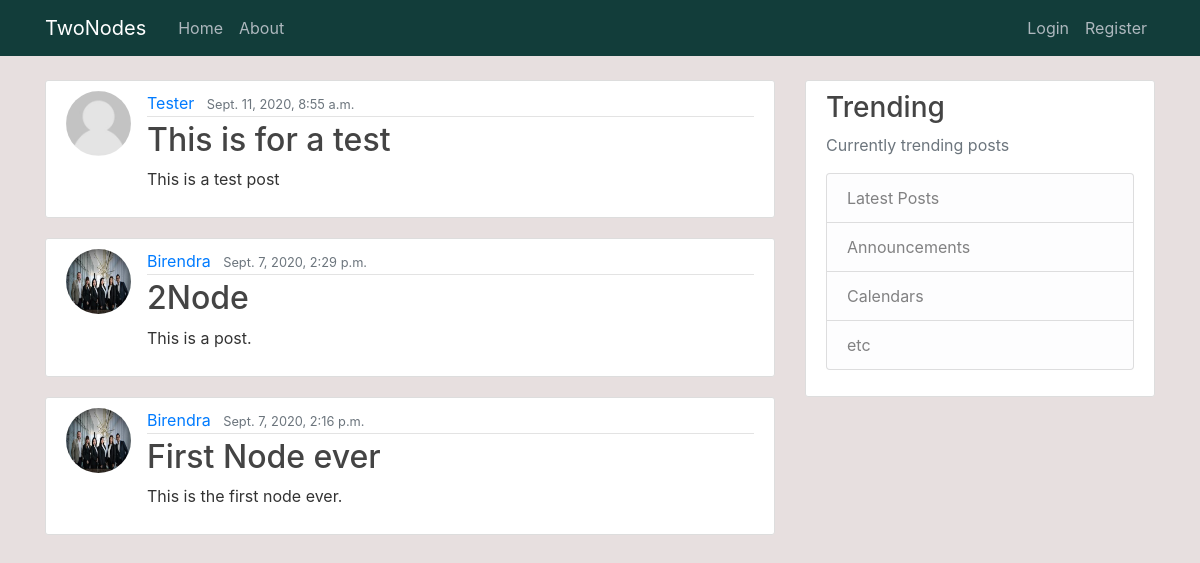
Before: / with the older database file.
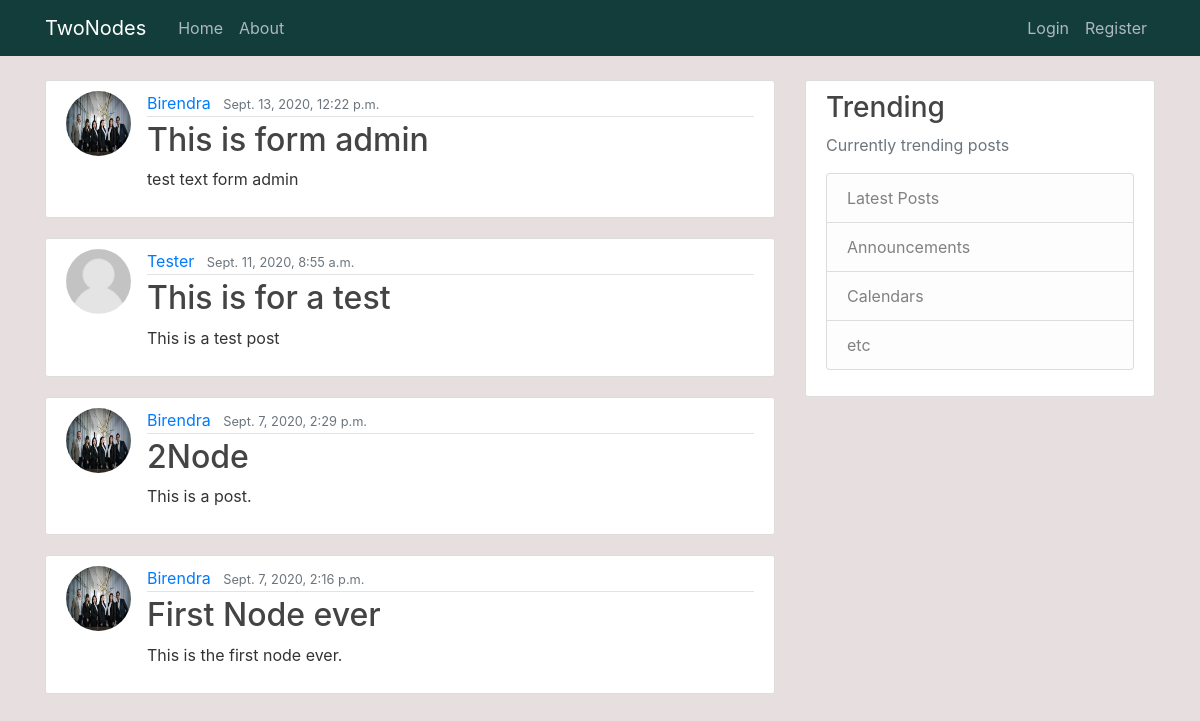
After: the same page with the newer database file.
### blog/models.py (models this page shows, shortened)
class Post(models.Model):
    title = models.CharField(max_length=100)
    content = models.TextField()
    dateposted = models.DateTimeField(default=timezone.now)
    author = models.ForeignKey(User, on_delete= models.CASCADE)

### users/models.py (models this page shows, shortened)
class Profile(models.Model):
    user = models.OneToOneField(User, on_delete=models.CASCADE)
    image = models.ImageField(default='default.jpg', upload_to='profile_pics')

### blog/views.py (the view)
# urls.py: path('', PostListView.as_view(), name = 'blog-home'),
class PostListView(ListView):
    model = Post
    template_name = 'blog/home.html'
    context_object_name = 'posts'
    ordering = ['-dateposted']

### blog/templates/blog/home.html
{% extends "blog/base.html" %}
{% block content %}
    {% for post in posts %}
        <article class="media content-section">
            <img class="rounded-circle article-img" src="{{ post.author.profile.image.url}}" alt="Profiel Picture">
            <div class="media-body">
            <div class="article-metadata">
                <a class="mr-2" href="#">{{ post.author }}</a>
                <small class="text-muted">{{ post.dateposted }}</small>
            </div>
            <h2><a class="article-title" href="{% url 'post-detail' post.id %}">{{ post.title }}</a></h2>
            <p class="article-content">{{ post.content }}</p>
            </div>
        </article>
    {% endfor %}
{% endblock content %}

### blog/templates/blog/base.html (shortened to what this page needs)
{% load static %}
<!DOCTYPE html>
<html lang="en">
<head>
    <link rel="stylesheet" href="https://stackpath.bootstrapcdn.com/bootstrap/4.5.2/css/bootstrap.min.css">
    <link rel="stylesheet" type="text/css" href="{% static 'blog/main.css' %}">
</head>
<body>
    <header class="site-header">
        <nav class="navbar navbar-expand-md navbar-dark bg-steel fixed-top">
        <div class="container">
            <a class="navbar-brand mr-4" href="{% url 'blog-home' %}">TwoNodes</a>
            <div class="collapse navbar-collapse" id="navbarToggle">
            <div class="navbar-nav mr-auto">
                <a class="nav-item nav-link" href="{% url 'blog-home' %}">Home</a>
                <a class="nav-item nav-link" href="{% url 'blog-about' %}">About</a>
            </div>
            <div class="navbar-nav">
                {% if user.is_authenticated %}
                    <a class="nav-item nav-link" href="{% url 'logout' %}">Logout</a>
                    <a class="nav-item nav-link" href="{% url 'profile' %}">Profile</a>
                {% else %}
                    <a class="nav-item nav-link" href="{% url 'login' %}">Login</a>
                    <a class="nav-item nav-link" href="{% url 'register' %}">Register</a>
                {% endif %}
            </div>
            </div>
        </div>
        </nav>
    </header>
    <main role="main" class="container">
        <div class="row">
        <div class="col-md-8">
            {% block content %}{% endblock %}
        </div>
        <div class="col-md-4">
            <div class="content-section">
            <h3>Trending</h3>
            <p class='text-muted'>Currently trending posts
                <ul class="list-group">
                <li class="list-group-item list-group-item-light">Latest Posts</li>
                <li class="list-group-item list-group-item-light">Announcements</li>
                <li class="list-group-item list-group-item-light">Calendars</li>
                <li class="list-group-item list-group-item-light">etc</li>
                </ul>
            </p>
            </div>
        </div>
        </div>
    </main>
</body>
</html>

### blog/static/blog/main.css (style rules this page uses)
body { background: #e7dfdf; color: #333333; margin-top: 5rem; }
h1, h2, h3, h4, h5, h6 { color: #444444; }
ul { margin: 0; }
.bg-steel { background-color: #123d3a; }
.site-header .navbar-nav .nav-link { color: #aeb8be; }
.content-section { background: #ffffff; padding: 10px 20px; border: 1px solid #dddddd; border-radius: 3px; margin-bottom: 20px; }
.article-title { color: #444444; }
.article-content { white-space: pre-line; }
.article-img { height: 65px; width: 65px; margin-right: 16px; }
.article-metadata { padding-bottom: 1px; margin-bottom: 4px; border-bottom: 1px solid #e3e3e3; }

Changed rows visible on the page:
added Post: author.profile.image (picture), author "Birendra", dateposted "Sept. 13, 2020, 12:22 p.m.", title "This is form admin", content "test text form admin"
